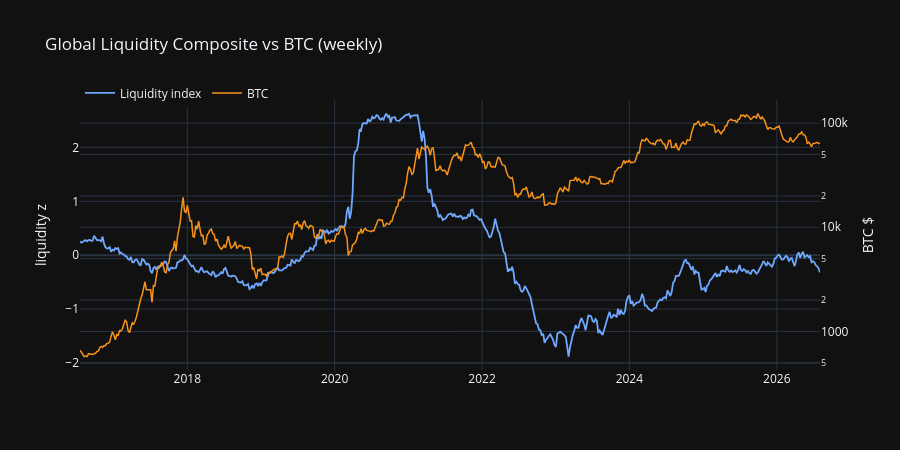

Notebook cell for this chart:
### Code cell
fig = go.Figure()
fig.add_trace(go.Scatter(x=macro["date"], y=macro["liq_index"], name="Liquidity index",
                         line=dict(color="#6ea8ff", width=1.8), yaxis="y"))
fig.add_trace(go.Scatter(x=macro["date"], y=np.exp(macro["log_close"]), name="BTC",
                         line=dict(color="#f7931a", width=1.5), yaxis="y2"))
fig.update_layout(
    title="Global Liquidity Composite vs BTC (weekly)",
    template="plotly_dark", height=450,
    yaxis=dict(title="liquidity z"),
    yaxis2=dict(title="BTC $", overlaying="y", side="right", type="log"),
    legend=dict(orientation="h", y=1.08),
)
fig.show()
corr = float(macro.select(pl.corr("liq_index", "log_close")).item())
print(f"corr(liq_index, log BTC) = {corr:.3f}")

### Figure 1 — Plotly figure (JSON) as saved in the notebook; plotly's stock layout.template omitted (floating-point values rounded to 4 significant figures; data arrays with more than 128 entries replaced by an {"elided": "..."} marker saying what was removed)
{"data": [{"line": {"color": "#6ea8ff", "width": 1.8}, "name": "Liquidity index", "type": "scatter", "x": {"elided": "525 str values"}, "y": {"elided": "525 float values"}, "yaxis": "y"}, {"line": {"color": "#f7931a", "width": 1.5}, "name": "BTC", "type": "scatter", "x": {"elided": "525 str values"}, "y": {"elided": "525 float values"}, "yaxis": "y2"}], "layout": {"height": 450, "legend": {"orientation": "h", "y": 1.08}, "title": {"text": "Global Liquidity Composite vs BTC (weekly)"}, "yaxis": {"title": {"text": "liquidity z"}}, "yaxis2": {"overlaying": "y", "side": "right", "title": {"text": "BTC $"}, "type": "log"}}}
